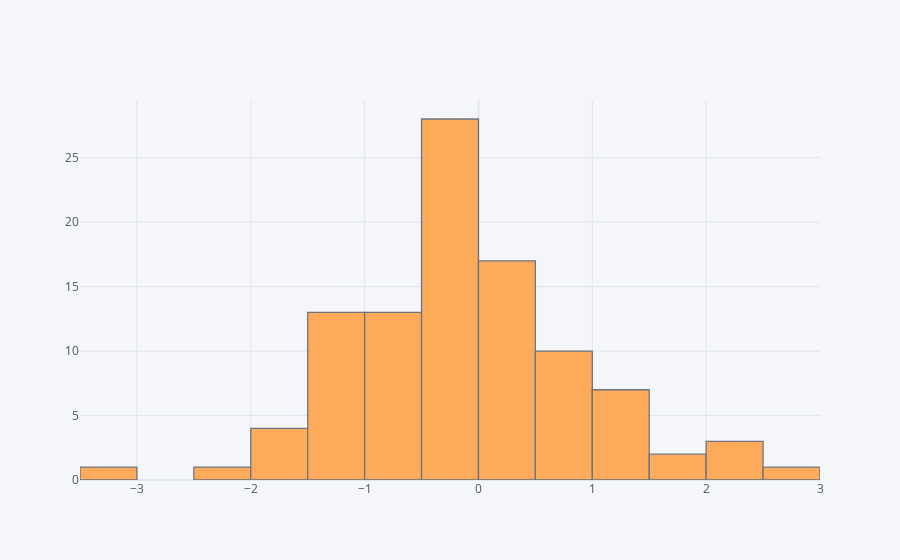

The cell this chart's notebook holds for it:
### Markdown cell above
## histogram

### Code cell
df['A'].iplot(kind='hist',bins=25)

### Figure 1 — Plotly figure (JSON) as saved in the notebook; plotly's stock layout.template omitted (floating-point values rounded to 4 significant figures)
{"data": [{"histfunc": "count", "histnorm": "", "marker": {"color": "rgba(255, 153, 51, 1.0)", "line": {"color": "#4D5663", "width": 1.3}}, "name": "A", "nbinsx": 25, "opacity": 0.8, "orientation": "v", "type": "histogram", "x": [0.4604, -0.6328, 0.1955, -0.8167, -3.048, -0.3324, -0.2148, 1.233, 0.6991, -0.07222, 0.94, -1.646, 0.03866, 1.336, -0.4177, -1.302, -1.729, 0.3041, -0.2184, -1.778, -0.4076, 1.496, 0.8691, -0.1895, 1.452, 2.007, -1.234, -0.1047, -0.7076, -1.125, -0.1312, -0.1333, -0.5219, -0.9399, -1.093, 0.4942, 0.8587, -0.008638, -2.382, -0.3384, -1.331, -0.6636, -0.4977, -0.1919, 0.204, 0.6259, 0.6806, -0.8335, 0.1333, -0.8861, 0.2522, 1.747, 0.04542, 0.4243, 0.4631, -0.03639, 1.4, -0.1345, -0.443, -0.1252, 0.1575, -1.111, -0.7059, -0.5012, -1.237, -1.037, 0.9155, -1.943, -1.3, -0.5788, 2.164, 2.025, -1.007, -1.424, -0.02744, 1.226, -0.3786, 0.474, -0.2982, -0.02242, 0.882, -0.5972, -0.5817, 2.542, -1.224, 1.839, 0.3789, -0.487, -0.163, -0.1019, -0.2557, 0.3293, 0.5308, 0.1946, -1.378, -0.3745, -0.1669, 0.2818, 1.303, 0.5656]}], "layout": {"barmode": "overlay", "legend": {"bgcolor": "#F5F6F9", "font": {"color": "#4D5663"}}, "paper_bgcolor": "#F5F6F9", "plot_bgcolor": "#F5F6F9", "title": {"font": {"color": "#4D5663"}}, "xaxis": {"gridcolor": "#E1E5ED", "showgrid": true, "tickfont": {"color": "#4D5663"}, "title": {"font": {"color": "#4D5663"}, "text": ""}, "zerolinecolor": "#E1E5ED"}, "yaxis": {"gridcolor": "#E1E5ED", "showgrid": true, "tickfont": {"color": "#4D5663"}, "title": {"font": {"color": "#4D5663"}, "text": ""}, "zerolinecolor": "#E1E5ED"}}}
